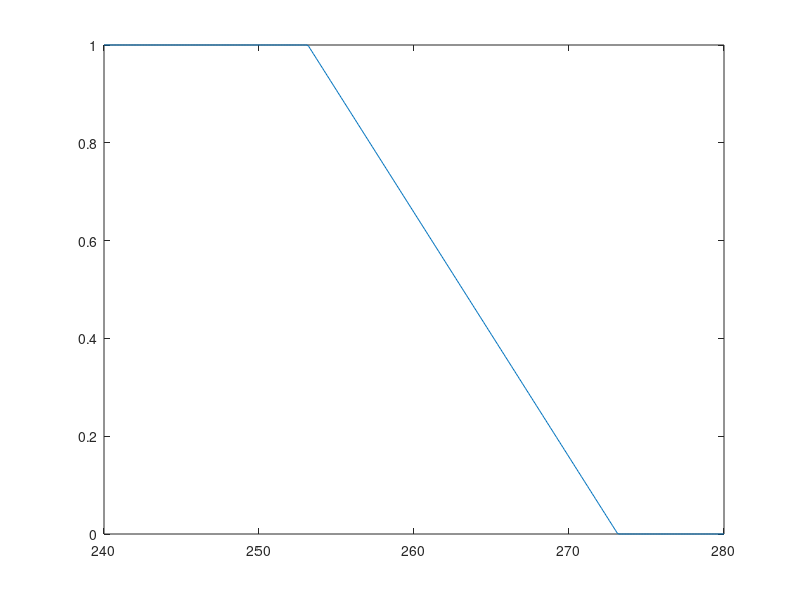

MATLAB code for this plot:
close all
clear
clc

T = 240:0.1:280;
qi_frac = zeros(1,length(T));

for i = 1:length(T)
    
    if T(i) <= 253.15 
        
        qi_frac(i) = 1;
        
    elseif T(i) > 253.15 && T(i) <= 273.15
        
        qi_frac(i) = -0.05*(T(i) - 273.15);
        
    else
        
        qi_frac(i) = 0.0;
        
    end
    
end

plot(T,qi_frac)
